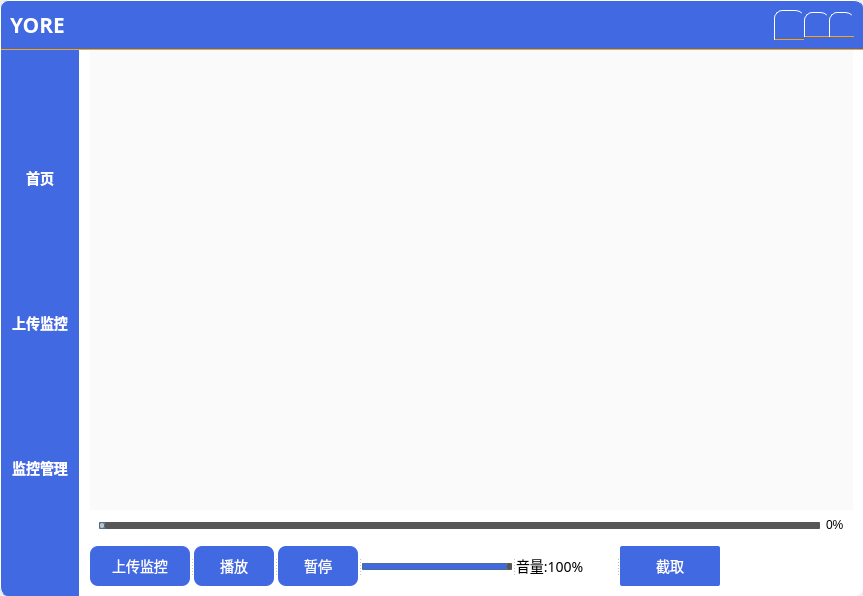
<?xml version="1.0" encoding="UTF-8"?>
<ui version="4.0">
 <class>MainWindow</class>
 <widget class="QMainWindow" name="MainWindow">
  <property name="geometry">
   <rect>
    <x>0</x>
    <y>0</y>
    <width>863</width>
    <height>596</height>
   </rect>
  </property>
  <property name="windowTitle">
   <string>Yore</string>
  </property>
  <property name="styleSheet">
   <string notr="true"/>
  </property>
  <property name="animated">
   <bool>true</bool>
  </property>
  <widget class="QWidget" name="centralwidget">
   <property name="enabled">
    <bool>true</bool>
   </property>
   <property name="sizePolicy">
    <sizepolicy hsizetype="Preferred" vsizetype="Preferred">
     <horstretch>0</horstretch>
     <verstretch>0</verstretch>
    </sizepolicy>
   </property>
   <property name="layoutDirection">
    <enum>Qt::LeftToRight</enum>
   </property>
   <property name="autoFillBackground">
    <bool>false</bool>
   </property>
   <property name="styleSheet">
    <string notr="true">background:rgba(255, 255, 255, 0)</string>
   </property>
   <layout class="QGridLayout" name="gridLayout">
    <property name="leftMargin">
     <number>0</number>
    </property>
    <property name="topMargin">
     <number>0</number>
    </property>
    <property name="rightMargin">
     <number>0</number>
    </property>
    <property name="bottomMargin">
     <number>0</number>
    </property>
    <property name="spacing">
     <number>0</number>
    </property>
    <item row="1" column="0" rowspan="4">
     <widget class="QWidget" name="left_widget" native="true">
      <property name="minimumSize">
       <size>
        <width>80</width>
        <height>420</height>
       </size>
      </property>
      <property name="styleSheet">
       <string notr="true">background:rgb(65,105,225);
border-right:1px solid rgb(100,100,100);
border-bottom-left-radius:8px;
border-left:1px solid white;
border-right:1px solid white;</string>
      </property>
      <layout class="QVBoxLayout" name="verticalLayout">
       <property name="leftMargin">
        <number>1</number>
       </property>
       <property name="rightMargin">
        <number>1</number>
       </property>
       <item>
        <widget class="QPushButton" name="index_button">
         <property name="minimumSize">
          <size>
           <width>0</width>
           <height>40</height>
          </size>
         </property>
         <property name="styleSheet">
          <string notr="true">QPushButton#index_button{
border:none;
font-size:14px;
color:white;
font-family:Microsoft YaHei;
font-weight:700;
}
QPushButton#index_button:hover{
background:rgb(75,108,179);
}</string>
         </property>
         <property name="text">
          <string>首页</string>
         </property>
        </widget>
       </item>
       <item>
        <widget class="QPushButton" name="push_button">
         <property name="minimumSize">
          <size>
           <width>0</width>
           <height>40</height>
          </size>
         </property>
         <property name="styleSheet">
          <string notr="true">QPushButton#push_button{
border:none;
font-size:14px;
color:white;
font-family:Microsoft YaHei;
font-weight:700;
}
QPushButton#push_button:hover{
background:rgb(75,108,179);
}</string>
         </property>
         <property name="text">
          <string>上传监控</string>
         </property>
        </widget>
       </item>
       <item>
        <widget class="QPushButton" name="monitor_button">
         <property name="minimumSize">
          <size>
           <width>0</width>
           <height>40</height>
          </size>
         </property>
         <property name="styleSheet">
          <string notr="true">QPushButton#monitor_button{
border:none;
font-size:14px;
color:white;
font-family:Microsoft YaHei;
font-weight:700;
}
QPushButton#monitor_button:hover{
background:rgb(75,108,179);
}</string>
         </property>
         <property name="text">
          <string>监控管理</string>
         </property>
        </widget>
       </item>
      </layout>
     </widget>
    </item>
    <item row="1" column="1" rowspan="4">
     <widget class="QWidget" name="right_widget" native="true">
      <property name="enabled">
       <bool>true</bool>
      </property>
      <property name="minimumSize">
       <size>
        <width>0</width>
        <height>480</height>
       </size>
      </property>
      <property name="maximumSize">
       <size>
        <width>16777215</width>
        <height>16777215</height>
       </size>
      </property>
      <property name="styleSheet">
       <string notr="true">background:rgb(255,255,255);
border-bottom-right-radius:8px;</string>
      </property>
      <layout class="QVBoxLayout" name="verticalLayout_2">
       <property name="leftMargin">
        <number>10</number>
       </property>
       <property name="topMargin">
        <number>0</number>
       </property>
       <property name="rightMargin">
        <number>10</number>
       </property>
       <property name="bottomMargin">
        <number>10</number>
       </property>
       <item>
        <widget class="myVideoWidget" name="wgt_video" native="true">
         <property name="enabled">
          <bool>true</bool>
         </property>
         <property name="minimumSize">
          <size>
           <width>410</width>
           <height>482</height>
          </size>
         </property>
         <property name="maximumSize">
          <size>
           <width>16777215</width>
           <height>16777215</height>
          </size>
         </property>
         <property name="palette">
          <palette>
           <active>
            <colorrole role="Button">
             <brush brushstyle="SolidPattern">
              <color alpha="255">
               <red>250</red>
               <green>250</green>
               <blue>250</blue>
              </color>
             </brush>
            </colorrole>
            <colorrole role="Base">
             <brush brushstyle="SolidPattern">
              <color alpha="255">
               <red>250</red>
               <green>250</green>
               <blue>250</blue>
              </color>
             </brush>
            </colorrole>
            <colorrole role="Window">
             <brush brushstyle="SolidPattern">
              <color alpha="255">
               <red>250</red>
               <green>250</green>
               <blue>250</blue>
              </color>
             </brush>
            </colorrole>
           </active>
           <inactive>
            <colorrole role="Button">
             <brush brushstyle="SolidPattern">
              <color alpha="255">
               <red>250</red>
               <green>250</green>
               <blue>250</blue>
              </color>
             </brush>
            </colorrole>
            <colorrole role="Base">
             <brush brushstyle="SolidPattern">
              <color alpha="255">
               <red>250</red>
               <green>250</green>
               <blue>250</blue>
              </color>
             </brush>
            </colorrole>
            <colorrole role="Window">
             <brush brushstyle="SolidPattern">
              <color alpha="255">
               <red>250</red>
               <green>250</green>
               <blue>250</blue>
              </color>
             </brush>
            </colorrole>
           </inactive>
           <disabled>
            <colorrole role="Button">
             <brush brushstyle="SolidPattern">
              <color alpha="255">
               <red>250</red>
               <green>250</green>
               <blue>250</blue>
              </color>
             </brush>
            </colorrole>
            <colorrole role="Base">
             <brush brushstyle="SolidPattern">
              <color alpha="255">
               <red>250</red>
               <green>250</green>
               <blue>250</blue>
              </color>
             </brush>
            </colorrole>
            <colorrole role="Window">
             <brush brushstyle="SolidPattern">
              <color alpha="255">
               <red>250</red>
               <green>250</green>
               <blue>250</blue>
              </color>
             </brush>
            </colorrole>
           </disabled>
          </palette>
         </property>
         <property name="autoFillBackground">
          <bool>false</bool>
         </property>
         <property name="styleSheet">
          <string notr="true">background:rgb(250,250,250);</string>
         </property>
        </widget>
       </item>
       <item>
        <widget class="QWidget" name="horizontalWidget" native="true">
         <property name="minimumSize">
          <size>
           <width>0</width>
           <height>30</height>
          </size>
         </property>
         <property name="maximumSize">
          <size>
           <width>16777215</width>
           <height>30</height>
          </size>
         </property>
         <layout class="QHBoxLayout" name="horizontalLayout">
          <item>
           <widget class="myVideoSlider" name="sld_video">
            <property name="minimumSize">
             <size>
              <width>410</width>
              <height>0</height>
             </size>
            </property>
            <property name="maximumSize">
             <size>
              <width>16777215</width>
              <height>20</height>
             </size>
            </property>
            <property name="styleSheet">
             <string notr="true">QSlider::groove:horizontal {
border: 1px solid #4A708B;
background: #C0C0C0;
height: 5px;
border-radius: 1px;
padding-left:-1px;
padding-right:-1px;
}

QSlider::sub-page:horizontal {
background: qlineargradient(x1:0, y1:0, x2:0, y2:1, 
    stop:0 #B1B1B1, stop:1 #c4c4c4);
background: qlineargradient(x1: 0, y1: 0.2, x2: 1, y2: 1,
    stop: 0 #5DCCFF, stop: 1 #1874CD);
border: 1px solid #4A708B;
height: 10px;
border-radius: 2px;
}

QSlider::add-page:horizontal {
background: #575757;
border: 0px solid #777;
height: 10px;
border-radius: 2px;
}


QSlider::handle:horizontal
{
    background: qradialgradient(spread:pad, cx:0.5, cy:0.5, radius:0.5, fx:0.5, fy:0.5, 
    stop:0.6 #45ADED, stop:0.778409 rgba(255, 255, 255, 255));

    width: 11px;
    margin-top: -3px;
    margin-bottom: -3px;
    border-radius: 5px;
}

QSlider::handle:horizontal:hover {
    background: qradialgradient(spread:pad, cx:0.5, cy:0.5, radius:0.5, fx:0.5, fy:0.5, stop:0.6 #2A8BDA, 
    stop:0.778409 rgba(255, 255, 255, 255));

    width: 11px;
    margin-top: -3px;
    margin-bottom: -3px;
    border-radius: 5px;
}

QSlider::sub-page:horizontal:disabled {
background: #00009C;
border-color: #999;
}

QSlider::add-page:horizontal:disabled {
background: #eee;
border-color: #999;
}

QSlider::handle:horizontal:disabled {
background: #eee;
border: 1px solid #aaa;
border-radius: 4px;
}
</string>
            </property>
            <property name="maximum">
             <number>100</number>
            </property>
            <property name="orientation">
             <enum>Qt::Horizontal</enum>
            </property>
           </widget>
          </item>
          <item>
           <widget class="QLabel" name="lab_video">
            <property name="maximumSize">
             <size>
              <width>16777215</width>
              <height>50</height>
             </size>
            </property>
            <property name="styleSheet">
             <string notr="true">color:black;</string>
            </property>
            <property name="text">
             <string>0%</string>
            </property>
           </widget>
          </item>
         </layout>
        </widget>
       </item>
       <item>
        <widget class="QSplitter" name="splitter">
         <property name="enabled">
          <bool>true</bool>
         </property>
         <property name="styleSheet">
          <string notr="true"/>
         </property>
         <property name="orientation">
          <enum>Qt::Horizontal</enum>
         </property>
         <widget class="QPushButton" name="btn_open">
          <property name="minimumSize">
           <size>
            <width>0</width>
            <height>40</height>
           </size>
          </property>
          <property name="maximumSize">
           <size>
            <width>100</width>
            <height>40</height>
           </size>
          </property>
          <property name="styleSheet">
           <string notr="true">QPushButton#btn_open{
border-radius:8px;
background:rgb(65,105,225);
font-size:14px;
color:white;
font-family:Microsoft YaHei;
}

QPushButton#btn_open:hover{
background:rgb(55,95,215);
}
</string>
          </property>
          <property name="text">
           <string>上传监控</string>
          </property>
         </widget>
         <widget class="QPushButton" name="btn_play">
          <property name="minimumSize">
           <size>
            <width>0</width>
            <height>40</height>
           </size>
          </property>
          <property name="maximumSize">
           <size>
            <width>80</width>
            <height>40</height>
           </size>
          </property>
          <property name="styleSheet">
           <string notr="true">QPushButton#btn_play{
border-radius:8px;
background:rgb(65,105,225);
font-size:14px;
color:white;
font-family:Microsoft YaHei;
}

QPushButton#btn_play:hover{
background:rgb(55,95,215);
}</string>
          </property>
          <property name="text">
           <string>播放</string>
          </property>
         </widget>
         <widget class="QPushButton" name="btn_stop">
          <property name="minimumSize">
           <size>
            <width>0</width>
            <height>40</height>
           </size>
          </property>
          <property name="maximumSize">
           <size>
            <width>80</width>
            <height>40</height>
           </size>
          </property>
          <property name="styleSheet">
           <string notr="true">QPushButton#btn_stop{
border-radius:8px;
background:rgb(65,105,225);
font-size:14px;
color:white;
font-family:Microsoft YaHei;
}

QPushButton#btn_stop:hover{
background:rgb(55,95,215);
}</string>
          </property>
          <property name="text">
           <string>暂停</string>
          </property>
         </widget>
         <widget class="QSlider" name="sld_audio">
          <property name="minimumSize">
           <size>
            <width>100</width>
            <height>40</height>
           </size>
          </property>
          <property name="maximumSize">
           <size>
            <width>150</width>
            <height>20</height>
           </size>
          </property>
          <property name="styleSheet">
           <string notr="true">QSlider::groove:horizontal {
border: 1px solid #4A708B;
background: #C0C0C0;
height: 5px;
border-radius: 1px;
padding-left:-1px;
padding-right:-1px;
}

QSlider::sub-page:horizontal {
background: #4169E1;
border: 1px solid #4A708B;
height: 10px;
border-radius: 2px;
}

QSlider::add-page:horizontal {
background: #575757;
border: 0px solid #777;
height: 10px;
border-radius: 2px;
}

QSlider::handle:horizontal 
{
    background: qradialgradient(spread:pad, cx:0.5, cy:0.5, radius:0.5, fx:0.5, fy:0.5, 
    stop:0.6 #45ADED, stop:0.778409 rgba(255, 255, 255, 255));
    width: 11px;
    margin-top: -3px;
    margin-bottom: -3px;
    border-radius: 5px;
}

QSlider::handle:horizontal:hover {
    background: qradialgradient(spread:pad, cx:0.5, cy:0.5, radius:0.5, fx:0.5, fy:0.5, stop:0.6 #2A8BDA, 
    stop:0.778409 rgba(255, 255, 255, 255));

    width: 11px;
    margin-top: -3px;
    margin-bottom: -3px;
    border-radius: 5px;
}

QSlider::sub-page:horizontal:disabled {
background: #00009C;
border-color: #999;
}

QSlider::add-page:horizontal:disabled {
background: #eee;
border-color: #999;
}

QSlider::handle:horizontal:disabled {
background: #eee;
border: 1px solid #aaa;
border-radius: 4px;
}
</string>
          </property>
          <property name="value">
           <number>99</number>
          </property>
          <property name="orientation">
           <enum>Qt::Horizontal</enum>
          </property>
          <property name="tickPosition">
           <enum>QSlider::NoTicks</enum>
          </property>
          <property name="tickInterval">
           <number>0</number>
          </property>
         </widget>
         <widget class="QLabel" name="lab_audio">
          <property name="enabled">
           <bool>true</bool>
          </property>
          <property name="minimumSize">
           <size>
            <width>0</width>
            <height>0</height>
           </size>
          </property>
          <property name="maximumSize">
           <size>
            <width>100</width>
            <height>16777215</height>
           </size>
          </property>
          <property name="styleSheet">
           <string notr="true">font-size:14px;
color:black;
font-family:Microsoft YaHei;</string>
          </property>
          <property name="text">
           <string>音量:100%</string>
          </property>
         </widget>
         <widget class="QPushButton" name="btn_cast">
          <property name="maximumSize">
           <size>
            <width>100</width>
            <height>16777215</height>
           </size>
          </property>
          <property name="styleSheet">
           <string notr="true">QPushButton#btn_cast{
border-radius:2px;
background:rgb(65,105,225);
font-size:14px;
color:white;
font-family:Microsoft YaHei;
}

QPushButton#btn_cast:hover{
background:rgb(55,95,215);
}</string>
          </property>
          <property name="text">
           <string>截取</string>
          </property>
         </widget>
        </widget>
       </item>
      </layout>
     </widget>
    </item>
    <item row="0" column="0" colspan="2">
     <widget class="QWidget" name="top_widget" native="true">
      <property name="minimumSize">
       <size>
        <width>0</width>
        <height>50</height>
       </size>
      </property>
      <property name="maximumSize">
       <size>
        <width>16777215</width>
        <height>50</height>
       </size>
      </property>
      <property name="layoutDirection">
       <enum>Qt::RightToLeft</enum>
      </property>
      <property name="styleSheet">
       <string notr="true">background:rgb(65,105,225);

border-top-left-radius:8px;
border-top-right-radius:8px;

border-left:1px solid white;
border-top:1px solid white;
border-bottom:1px solid orange;</string>
      </property>
      <layout class="QHBoxLayout" name="horizontalLayout_3" stretch="0,0,0,0">
       <property name="spacing">
        <number>0</number>
       </property>
       <property name="leftMargin">
        <number>10</number>
       </property>
       <item>
        <widget class="QPushButton" name="close_button">
         <property name="minimumSize">
          <size>
           <width>25</width>
           <height>25</height>
          </size>
         </property>
         <property name="maximumSize">
          <size>
           <width>25</width>
           <height>25</height>
          </size>
         </property>
         <property name="styleSheet">
          <string notr="true">QPushButton#close_button{
border-image:url(:/icon/icon/close.png);
}


QPushButton#close_button:hover{
border-image:url(:/icon/icon/close_hover.png);
}

</string>
         </property>
         <property name="text">
          <string/>
         </property>
        </widget>
       </item>
       <item>
        <widget class="QPushButton" name="maxmize_button">
         <property name="minimumSize">
          <size>
           <width>25</width>
           <height>25</height>
          </size>
         </property>
         <property name="maximumSize">
          <size>
           <width>25</width>
           <height>25</height>
          </size>
         </property>
         <property name="styleSheet">
          <string notr="true">QPushButton#maxmize_button{
border-image:url(:/icon/icon/maxmize.png);
}


QPushButton#maxmize_button:hover{
border-image:url(:/icon/icon/maxmize_hover.png);
}

</string>
         </property>
         <property name="text">
          <string/>
         </property>
        </widget>
       </item>
       <item>
        <widget class="QPushButton" name="minimize_button">
         <property name="minimumSize">
          <size>
           <width>30</width>
           <height>30</height>
          </size>
         </property>
         <property name="maximumSize">
          <size>
           <width>30</width>
           <height>30</height>
          </size>
         </property>
         <property name="styleSheet">
          <string notr="true">QPushButton#minimize_button{
border-image:url(:/icon/icon/minimize.png);
}


QPushButton#minimize_button:hover{
border-image:url(:/icon/icon/minimize_hover.png);
}

</string>
         </property>
         <property name="text">
          <string/>
         </property>
        </widget>
       </item>
       <item>
        <widget class="QLabel" name="label">
         <property name="font">
          <font>
           <family>Adobe 黑体 Std R</family>
           <pointsize>16</pointsize>
           <weight>75</weight>
           <bold>true</bold>
          </font>
         </property>
         <property name="styleSheet">
          <string notr="true">color:white;
border:none;</string>
         </property>
         <property name="text">
          <string>YORE</string>
         </property>
        </widget>
       </item>
      </layout>
     </widget>
    </item>
   </layout>
  </widget>
 </widget>
 <customwidgets>
  <customwidget>
   <class>myVideoWidget</class>
   <extends>QWidget</extends>
   <header>myVideoWidget.h</header>
   <container>1</container>
  </customwidget>
  <customwidget>
   <class>myVideoSlider</class>
   <extends>QSlider</extends>
   <header>myvideoslider.h</header>
  </customwidget>
 </customwidgets>
 <resources>
  <include location="icon.qrc"/>
 </resources>
 <connections/>
</ui>
